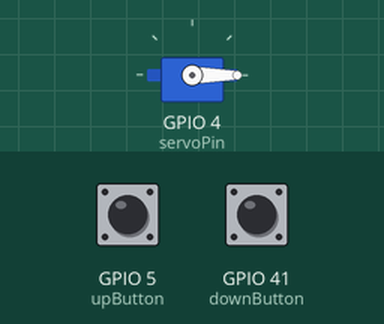
Simulated run of this sketch. Board: ESP32. On the bench: servo. Inputs (shaded band) come from the test bench; at power-on: GPIO 41 (downButton) HIGH, GPIO 5 (upButton) HIGH.

Above: at 1.2 s.
1.3 s: GPIO 41 (downButton) pulsed LOW 2 times (0.12 s each, 0.3 s apart)
At 1.52 s:
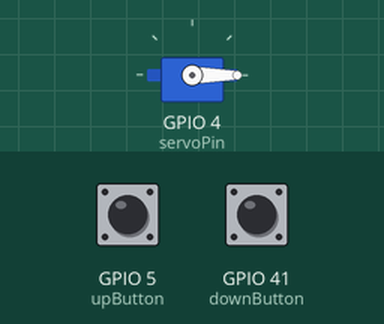
4.9 s: GPIO 41 (downButton) pulled LOW for 0.15 s
At 5.05 s:
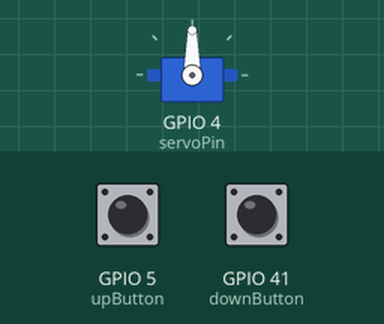
6.7 s: GPIO 41 (downButton) pulled LOW for 1 s
At 9.0 s:
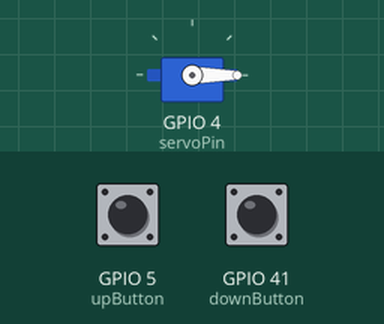
Timing chart, 0 to 10.5 s (numbered marks = the images above; inputs shaded):
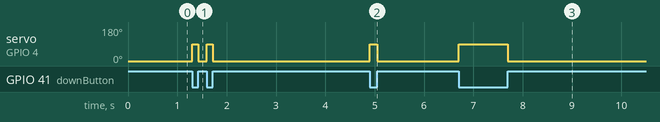

The sketch:

SERVO_2PUSHBUTTON.ino
```cpp
#include <ESP32Servo.h>

Servo myservo;

const int servoPin = 4;   // Servo control pin
const int upButton = 5;   // Button for UP movement
const int downButton = 41; // Button for DOWN movement

void setup() {
  myservo.attach(servoPin);
  pinMode(upButton, INPUT_PULLUP);
  pinMode(downButton, INPUT_PULLUP);
}

void loop() {
  if (digitalRead(upButton) == HIGH) {
    myservo.write(90);  // Move servo to 90° (UP)
  }

  if (digitalRead(downButton) == HIGH) {
    myservo.write(0);   // Move servo to 0° (DOWN)
  }
}
```

Measured:
- after the input at 1.3 s, servo on GPIO 4 (servoPin): alternates 90° for 0.12 s and 0° for 0.18 s, 4 changes in all, then stays 0°, starting at once
- after the input at 4.9 s, servo on GPIO 4 (servoPin): 0° → 90° at once, → 0° 0.15 s later
- after the input at 6.7 s, servo on GPIO 4 (servoPin): 0° → 90° at once, → 0° 1.0 s later
